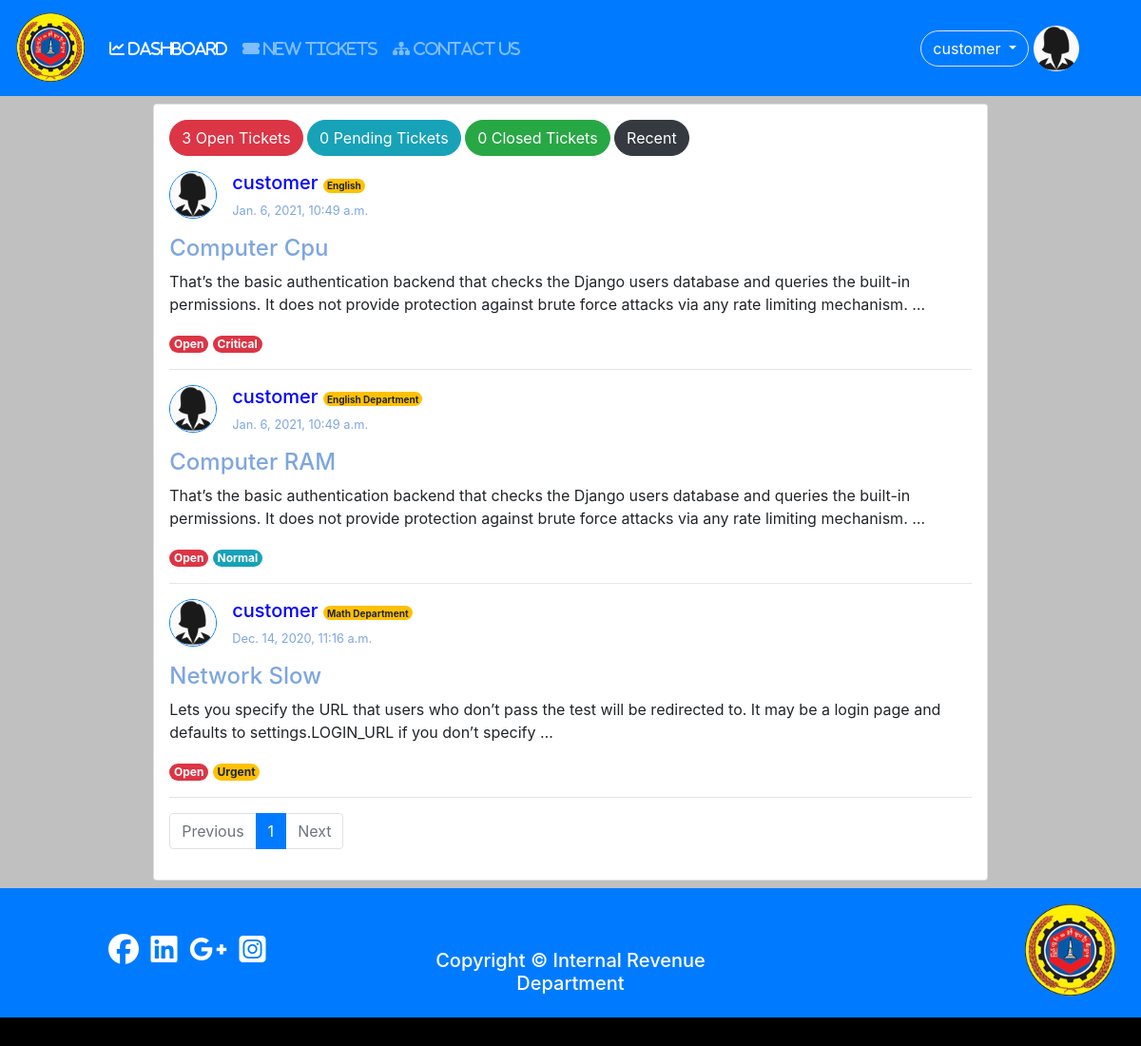
Page / (signed in) on the earlier database version.
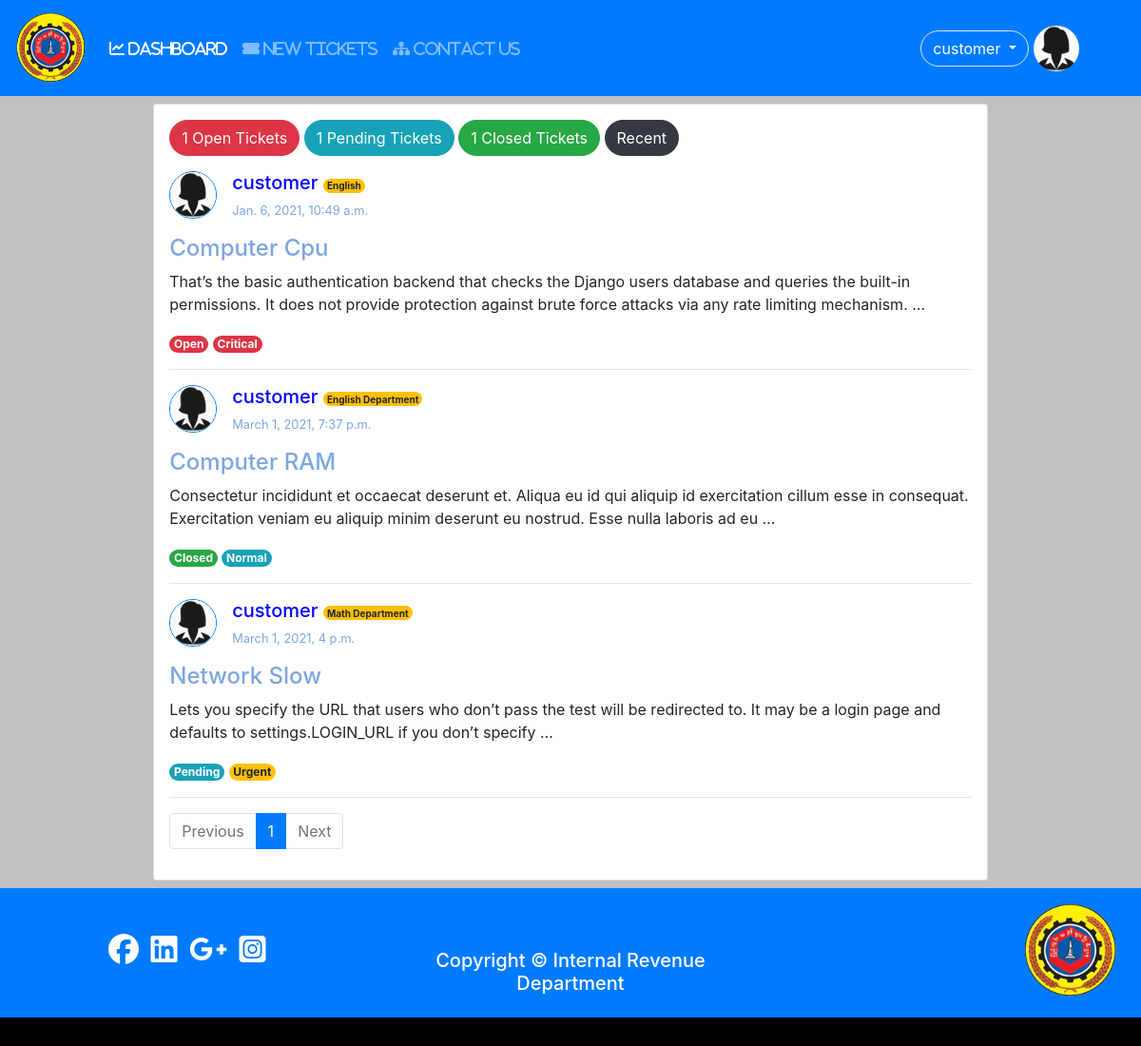
Same page on the later database version.
### tickets/models.py (models this page shows, shortened)
class Tickets(models.Model):
	user = models.ForeignKey(User,on_delete=models.CASCADE);
	category = models.ForeignKey(Category,on_delete=models.CASCADE,blank=True,null=True);
	name = models.CharField(max_length = 200);
	subject = models.CharField(max_length = 300);
	description = models.TextField();
	attachment = models.FileField(upload_to = "tickets/files/",null=True,blank=True);
	STATUS_CHOICES = (
						('Open','open'), # (Key,value)
						('Pending','pending'),
						('Closed','closed')
					 );
	SET_PRIORITY = (
					('critical','Critical'),
					('urgent','Urgent'),
					('normal','Normal'),
					('not_important','Not Important'),
				   );
	status = models.CharField(max_length=100,choices=STATUS_CHOICES,default='Open');
	priority = models.CharField(max_length=100,choices= SET_PRIORITY,default = 'not_important');
	created = models.DateTimeField(auto_now_add =True);
	updated = models.DateTimeField(auto_now = True);

### user/models.py (models this page shows, shortened)
class Profile(models.Model):#User
	user = models.OneToOneField(settings.AUTH_USER_MODEL,on_delete=models.CASCADE);
	photo = models.ImageField(null=True,blank=True,default='default.jpg');
	birthday = models.DateField(null=True,blank=True);
	phone = models.CharField(max_length=20,null=True,blank=True);
	address = models.TextField(null=True,blank=True);
	category = models.ForeignKey(Category,on_delete=models.CASCADE,blank=True,null=True);
	GENDER = (
				('other','Other'), # (Key,value)
				('male','Male'),
				('female','Female')
			);
	gender = models.CharField(max_length=100,choices = GENDER,default='other');

### tickets/views.py (the view)
# urls.py: path('',views.dashboard,name='dashboard'),
@login_required
def dashboard(request):
	open=0;closed =0;pending = 0;
	categories = Category.objects.all();
	if request.user.is_superuser or request.user.is_staff:
		if request.user.is_staff and not request.user.is_superuser:
			if request.user.profile.category:
				tickets = Tickets.objects.filter(category = request.user.profile.category).order_by('-created');
			else:
				tickets =  Tickets.objects.all().order_by('-created');
		else:
			tickets = Tickets.objects.all().order_by('-created');
	else:
		tickets = Tickets.objects.filter(user=request.user).order_by('-created');
	for ticket in tickets:
		if ticket.status == 'Open':
			open = open + 1;
		elif ticket.status == 'Closed':
			closed = closed + 1;
		elif ticket.status == 'Pending':
			pending = pending +1;
	critical,urgent,normal,not_important = num_of_priority();
	cat_number = num_of_category();
	paginator,page_obj,tickets,page = paginated(request,tickets,3);
	total_tickets,admin,technician,customer  = num_of_general();
	print('tickets::',tickets)
	return render(request,'user/dashboard.html',{'tickets':tickets,
												 'open':open,
												 'closed':closed,
												 'pending':pending,
												 'page_obj':page_obj,
												 'dashboard':'active',
												 'critical':critical,
												 'urgent':urgent,
												 'normal':normal,
												 'not_important':not_important,
												 'categories':categories,
												 'cat_number':cat_number,
												 'total_tickets':total_tickets,
												 'admin':admin,
												 'technician':technician,
												 'customer':customer,
												 'tot_tech':admin+technician,
												 'paginator':paginator,
												 'page':int(page),
												});

### tickets/Calculation.py (called while the page is built)
def num_of_priority():
	tickets = Tickets.objects.all();
	critical = 0;
	urgent = 0;
	normal = 0;
	not_important = 0;
	for ticket in tickets:
		if ticket.priority == 'critical':
			critical = critical + 1;
		elif ticket.priority == 'urgent':
			urgent = urgent + 1;
		elif ticket.priority == 'normal':
			normal = normal + 1;
		elif ticket.priority == 'not_important':
			not_important = not_important + 1;
	return critical,urgent,normal,not_important;

def num_of_general():
	tickets = Tickets.objects.all();
	users = User.objects.all();
	total_tickets = tickets.count();
	if total_tickets == 0:
		total_tickets = 1;
	admin = 0; customer = 0;technician = 0;
	for user in users:
		if user.is_superuser:
			admin  = admin +1;
		elif user.is_staff and not user.is_superuser:
			technician = technician + 1;
		elif not user.is_superuser and not user.is_staff:
			customer = customer + 1;
	return total_tickets,admin,technician,customer;

### user/templates/user/dashboard.html (shortened to what this page needs)
{% extends 'user/base.html' %}
{% block content %}
{% if user.is_superuser %}
{% include 'tickets/admin_dashboard.html' %}
{% elif user.is_staff %}
{% include 'tickets/technician_dashboard.html' %}
{% else %}
{% include 'tickets/customer_dashboard.html' %}
{% endif %}
{% endblock %}

### tickets/templates/tickets/tickets_list.html (shortened to what this page needs)
<div class="mt-3">
{% for ticket in tickets %}
	<div style="
		display: inline-flex;
	"
	>
		<div>
			<img src="{{ticket.user.profile.photo.url}}" alt="profile"
			width="50" height="50"
			class="border border-primary rounded-circle mr-3"
			>
		</div>
		<div>
			<h5 style="color: blue;">{{ticket.user.username}}
				<span class="badge badge-warning rounded-pill"
					style="font-size: 0.5em;"
				>{{ticket.name}}</span>
			</h5>
			<p style="font-size: 0.8em;color: #7EA6E0;">{{ticket.updated}}</p>
		</div>
	</div>
	<a href="{% url 'ticket-detail' id=ticket.id %}"><h4 style="color: #7EA6E0">{{ticket.subject}}
	</h4>
	</a>
	<p>{{ticket.description|truncatewords:30 }}</p>
	{% if ticket.status == 'Open' %}
		<div class="badge badge-danger rounded-pill">Open</div>
		{% include 'tickets/priority.html' %}
	{% elif ticket.status == 'Pending' %}
		<div  class="badge badge-info rounded-pill">Pending</div>
		{% include 'tickets/priority.html' %}
	{% else %}
		<div  class="badge badge-success rounded-pill">Closed</div>
		{% include 'tickets/priority.html' %}
	{% endif %}
	<hr>
{% endfor %}
</div>

### tickets/templates/tickets/priority.html
	{% if ticket.priority == 'critical' %}
		<div class="badge badge-danger rounded-pill">Critical</div>
	{% elif ticket.priority == 'urgent' %}
		<div class="badge badge-warning rounded-pill">Urgent</div>
	{% elif ticket.priority == 'normal'  %}
		<div class="badge badge-info rounded-pill"> Normal</div>
	{% else %}
		<div class="badge badge-success rounded-pill">Not Important</div>
	{% endif %}

Differences in the rows shown:
changed Tickets "Computer RAM": updated "Jan. 6, 2021, 10:49 a.m." → "March 1, 2021, 7:37 p.m."; description "That’s the basic authentication backend that checks the Django users database and queries the built-in permissions. It does not provide protection against brute force attacks via any rate limiting mechanism. …" → "Consectetur incididunt et occaecat deserunt et. Aliqua eu id qui aliquip id exercitation cillum esse in consequat. Exercitation veniam eu aliquip minim deserunt eu nostrud. Esse nulla laboris ad eu …"; status "Open" → "Closed"
changed Tickets "Network Slow": updated "Dec. 14, 2020, 11:16 a.m." → "March 1, 2021, 4 p.m."; status "Open" → "Pending"
Other differences:
{{ open }}: "3" → "1"
{{ pending }}: "0" → "1"
{{ closed }}: "0" → "1"
